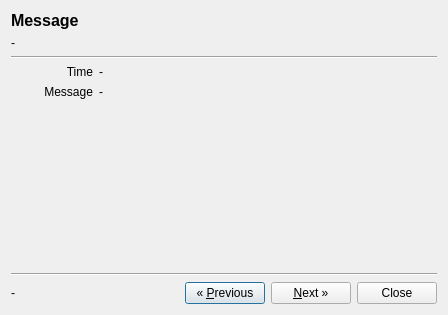
<?xml version="1.0" encoding="UTF-8"?>
<ui version="4.0">
 <class>MessageDialog</class>
 <widget class="QDialog" name="MessageDialog">
  <property name="geometry">
   <rect>
    <x>0</x>
    <y>0</y>
    <width>448</width>
    <height>315</height>
   </rect>
  </property>
  <property name="windowTitle">
   <string>Simul message</string>
  </property>
  <property name="windowIcon">
   <iconset>
    <normaloff>:/hobrasoft.svg</normaloff>:/hobrasoft.svg</iconset>
  </property>
  <layout class="QGridLayout" name="gridLayout">
   <item row="2" column="0" colspan="5">
    <widget class="Line" name="line">
     <property name="frameShadow">
      <enum>QFrame::Sunken</enum>
     </property>
     <property name="lineWidth">
      <number>1</number>
     </property>
     <property name="orientation">
      <enum>Qt::Horizontal</enum>
     </property>
    </widget>
   </item>
   <item row="6" column="0">
    <spacer name="verticalSpacer">
     <property name="orientation">
      <enum>Qt::Vertical</enum>
     </property>
     <property name="sizeHint" stdset="0">
      <size>
       <width>82</width>
       <height>61</height>
      </size>
     </property>
    </spacer>
   </item>
   <item row="3" column="0">
    <widget class="QLabel" name="fl_time">
     <property name="text">
      <string>Time</string>
     </property>
     <property name="alignment">
      <set>Qt::AlignRight|Qt::AlignTrailing|Qt::AlignVCenter</set>
     </property>
    </widget>
   </item>
   <item row="3" column="1" colspan="4">
    <widget class="QLabel" name="f_time">
     <property name="text">
      <string>-</string>
     </property>
     <property name="textInteractionFlags">
      <set>Qt::TextBrowserInteraction</set>
     </property>
    </widget>
   </item>
   <item row="0" column="0" colspan="4">
    <widget class="QLabel" name="label">
     <property name="text">
      <string>&lt;!DOCTYPE HTML PUBLIC &quot;-//W3C//DTD HTML 4.0//EN&quot; &quot;http://www.w3.org/TR/REC-html40/strict.dtd&quot;&gt;
&lt;html&gt;&lt;head&gt;&lt;meta name=&quot;qrichtext&quot; content=&quot;1&quot; /&gt;&lt;style type=&quot;text/css&quot;&gt;
p, li { white-space: pre-wrap; }
&lt;/style&gt;&lt;/head&gt;&lt;body style=&quot; font-family:'Sans Serif'; font-size:9pt; font-weight:400; font-style:normal;&quot;&gt;
&lt;p style=&quot; margin-top:0px; margin-bottom:0px; margin-left:0px; margin-right:0px; -qt-block-indent:0; text-indent:0px;&quot;&gt;&lt;span style=&quot; font-size:12pt; font-weight:600;&quot;&gt;Message&lt;/span&gt;&lt;/p&gt;&lt;/body&gt;&lt;/html&gt;</string>
     </property>
    </widget>
   </item>
   <item row="0" column="4" rowspan="2">
    <widget class="QLabel" name="label_14">
     <property name="text">
      <string/>
     </property>
     <property name="pixmap">
      <pixmap>:/icons/aplikace.svg</pixmap>
     </property>
     <property name="alignment">
      <set>Qt::AlignRight|Qt::AlignTrailing|Qt::AlignVCenter</set>
     </property>
    </widget>
   </item>
   <item row="1" column="0" colspan="4">
    <widget class="QLabel" name="f_description">
     <property name="text">
      <string>-</string>
     </property>
     <property name="wordWrap">
      <bool>true</bool>
     </property>
     <property name="textInteractionFlags">
      <set>Qt::TextBrowserInteraction</set>
     </property>
    </widget>
   </item>
   <item row="9" column="0">
    <widget class="QLabel" name="f_number">
     <property name="text">
      <string>-</string>
     </property>
    </widget>
   </item>
   <item row="4" column="1" rowspan="3" colspan="4">
    <widget class="QLabel" name="f_message">
     <property name="text">
      <string>-</string>
     </property>
     <property name="alignment">
      <set>Qt::AlignLeading|Qt::AlignLeft|Qt::AlignTop</set>
     </property>
     <property name="wordWrap">
      <bool>true</bool>
     </property>
     <property name="openExternalLinks">
      <bool>true</bool>
     </property>
     <property name="textInteractionFlags">
      <set>Qt::LinksAccessibleByKeyboard|Qt::LinksAccessibleByMouse|Qt::TextBrowserInteraction|Qt::TextSelectableByKeyboard|Qt::TextSelectableByMouse</set>
     </property>
    </widget>
   </item>
   <item row="7" column="3">
    <spacer name="verticalSpacer_2">
     <property name="orientation">
      <enum>Qt::Vertical</enum>
     </property>
     <property name="sizeHint" stdset="0">
      <size>
       <width>59</width>
       <height>61</height>
      </size>
     </property>
    </spacer>
   </item>
   <item row="9" column="2">
    <widget class="QPushButton" name="f_previous">
     <property name="text">
      <string>« &amp;Previous</string>
     </property>
    </widget>
   </item>
   <item row="4" column="0">
    <widget class="QLabel" name="fl_message">
     <property name="text">
      <string>Message</string>
     </property>
     <property name="alignment">
      <set>Qt::AlignRight|Qt::AlignTrailing|Qt::AlignVCenter</set>
     </property>
    </widget>
   </item>
   <item row="9" column="3">
    <widget class="QPushButton" name="f_next">
     <property name="text">
      <string>&amp;Next »</string>
     </property>
    </widget>
   </item>
   <item row="9" column="4">
    <widget class="QPushButton" name="f_cancel">
     <property name="text">
      <string>Close</string>
     </property>
    </widget>
   </item>
   <item row="8" column="0" colspan="5">
    <widget class="Line" name="line_2">
     <property name="orientation">
      <enum>Qt::Horizontal</enum>
     </property>
    </widget>
   </item>
  </layout>
 </widget>
 <resources/>
 <connections/>
</ui>
